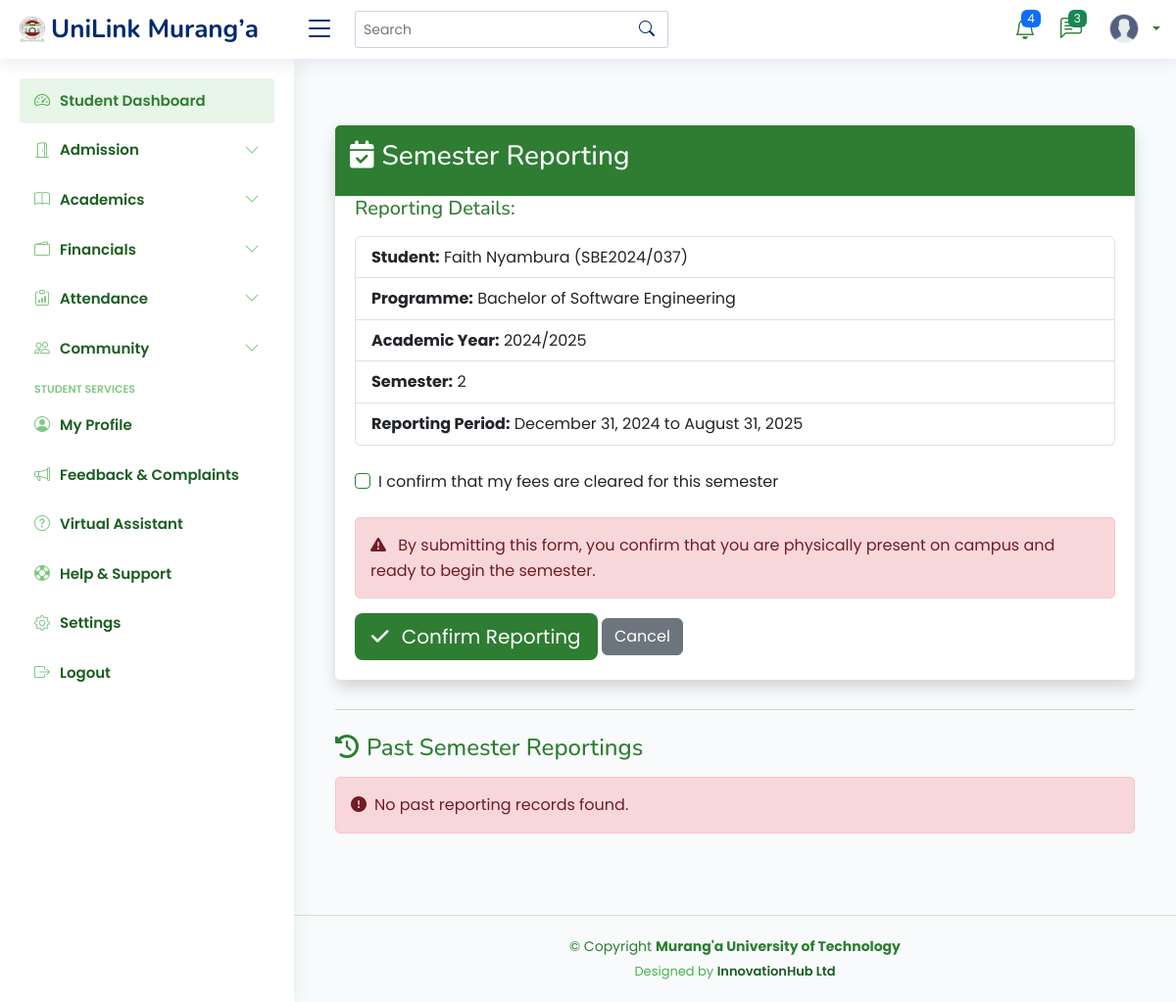
/report/ (signed in), run on an earlier commit of the app's database.
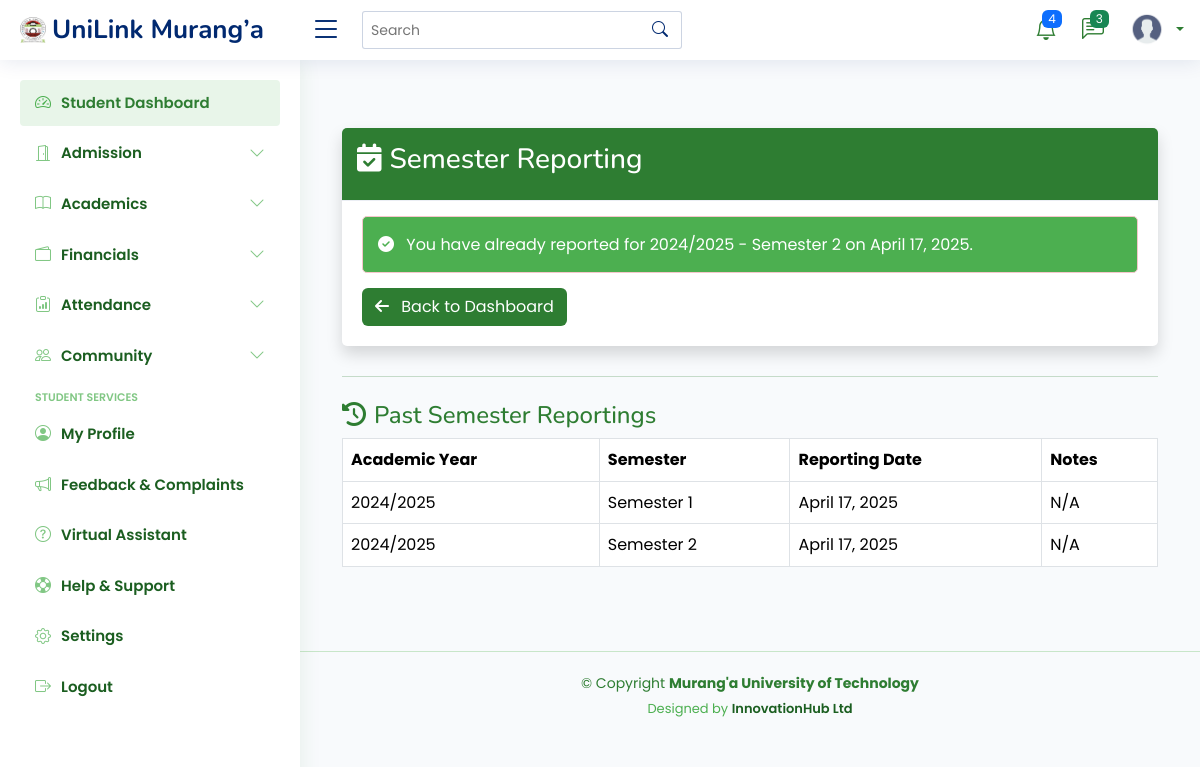
And on a later commit of the database.
### students_portal/models.py (models this page shows, shortened)
class Student(models.Model):
    registration_number = models.CharField(max_length=20, unique=True)
    first_name = models.CharField(max_length=100)
    last_name = models.CharField(max_length=100)
    middle_name = models.CharField(max_length=100, blank=True, null=True)
    id_number = models.CharField(max_length=20, blank=True, null=True)
    profile_picture = models.ImageField(upload_to='lecturer_profiles/', blank=True, null=True)
    programme = models.ForeignKey(Programme, on_delete=models.CASCADE, related_name='students')
    current_year = models.IntegerField()
    current_semester = models.IntegerField()
    date_of_admission = models.DateField()
    expected_graduation_date = models.DateField(blank=True, null=True)
    date_of_birth = models.DateField(blank=True, null=True)
    gender = models.CharField(max_length=10, choices=[
        ('M', 'Male'),
        ('F', 'Female'),
        ('O', 'Other')
    ], blank=True, null=True)
    email = models.EmailField(blank=True, null=True)
    phone_number = models.CharField(max_length=15, blank=True, null=True)
    religion = models.CharField(max_length=50, blank=True, null=True)
    county = models.CharField(max_length=50, blank=True, null=True)
    town = models.CharField(max_length=50, blank=True, null=True)
    postal_address = models.CharField(max_length=100, blank=True, null=True)
    postal_code = models.CharField(max_length=10, blank=True, null=True)
    parent_name = models.CharField(max_length=100, blank=True, null=True)
    parent_phone = models.CharField(max_length=15, blank=True, null=True)
    emergency_contact_name = models.CharField(max_length=100, blank=True, null=True)
    emergency_contact_relationship = models.CharField(max_length=50, blank=True, null=True)
    emergency_contact_phone = models.CharField(max_length=15, blank=True, null=True)
    is_active = models.BooleanField(default=True)
    status = models.CharField(max_length=20, choices=[
        ('active', 'Active'),
        ('inactive', 'Inactive'),
        ('graduated', 'Graduated'),
        ('deferred', 'Deferred'),
        ('suspended', 'Suspended'),
        ('transferred', 'Transferred'),
        ('withdrawn', 'Withdrawn')
    ], default='active')
    entry_mode = models.CharField(max_length=20, choices=[
        ('government_sponsored', 'Government-Sponsored'),
        ('self_sponsored', 'Self-Sponsored'),
        ('parallel', 'Parallel'),
        ('exchange', 'Exchange'),
        ('transfer', 'Transfer')
    ], default='government_sponsored')
    scholarship_info = models.TextField(blank=True, null=True)
    created_at = models.DateTimeField(auto_now_add=True)
    updated_at = models.DateTimeField(auto_now=True)
    def get_full_name(self):
        if self.middle_name:
            return f"{self.first_name} {self.middle_name} {self.last_name}"
        return f"{self.first_name} {self.last_name}"

class Programme(models.Model):
    name = models.CharField(max_length=200)
    code = models.CharField(max_length=20, unique=True)
    department = models.ForeignKey(Department, on_delete=models.CASCADE, related_name='programmes')
    duration_years = models.IntegerField()
    semesters_per_year = models.IntegerField(default=2)
    description = models.TextField(blank=True, null=True)

class Semester(models.Model):
    academic_year = models.ForeignKey(AcademicYear, on_delete=models.CASCADE, related_name='semesters')
    name = models.CharField(max_length=50)
    number = models.IntegerField()  # 1, 2, or 3 depending on programme
    start_date = models.DateField()
    end_date = models.DateField()
    is_current = models.BooleanField(default=False)
    current_week = models.PositiveSmallIntegerField(
        default=1,
    )
    class Meta:
        unique_together = ('academic_year', 'number')

class AcademicYear(models.Model):
    name = models.CharField(max_length=50)
    start_date = models.DateField()
    end_date = models.DateField()
    is_current = models.BooleanField(default=False)

class StudentReporting(models.Model):
    REPORTING_STATUS = (
        ('reported', 'Reported'),
        ('not_reported', 'Not Reported'),
        ('deferred', 'Deferred'),
        ('on_leave', 'On Leave'),
    )
    student = models.ForeignKey(
        'Student',
        on_delete=models.CASCADE,
        related_name='reporting_records',
        verbose_name='Student'
    )
    academic_year = models.ForeignKey(
        'AcademicYear',
        on_delete=models.CASCADE,
        related_name='student_reportings',
        verbose_name='Academic Year'
    )
    programme = models.ForeignKey(
        'Programme',
        on_delete=models.CASCADE,
        related_name='reporting_records',
        verbose_name='Programme'
    )
    semester = models.ForeignKey(
        'Semester',
        on_delete=models.CASCADE,
        related_name='student_reportings',
        verbose_name='Semester'
    )
    reporting_status = models.CharField(
        max_length=20,
        choices=REPORTING_STATUS,
        default='not_reported',
        verbose_name='Reporting Status'
    )
    reporting_date = models.DateField(
        null=True,
        blank=True,
        verbose_name='Reporting Date'
    )
    is_fees_cleared = models.BooleanField(
        default=False,
        verbose_name='Fees Cleared'
    )
    created_at = models.DateTimeField(
        auto_now_add=True,
        verbose_name='Created At'
    )
    updated_at = models.DateTimeField(
        auto_now=True,
        verbose_name='Updated At'
    )
    notes = models.TextField(
        blank=True,
        null=True,
        verbose_name='Administrative Notes'
    )
    class Meta:
        verbose_name = 'Student Reporting'
        verbose_name_plural = 'Student Reporting Records'
        unique_together = ('student', 'academic_year', 'semester')
        ordering = ['-academic_year__start_date', '-semester__number']

### students_portal/views.py (the view, shortened to what this page needs)
# urls.py: path('report/', views.report_for_semester, name='report_for_semester'),
@login_required
def report_for_semester(request):
    try:
        student = Student.objects.get(registration_number=request.user.username)
    except Student.DoesNotExist:
        messages.error(request, "Student record not found")
        return redirect('student_dashboard')
    current_semester = Semester.objects.filter(is_current=True).first()
    if not current_semester:
        messages.error(request, "No active semester found for reporting.")
        return redirect('student_dashboard')
    existing_report = StudentReporting.objects.filter(
        student=student,
        academic_year=current_semester.academic_year,
        semester=current_semester
    ).first()
    past_reportings = StudentReporting.objects.filter(
        student=student
    ).order_by('-reporting_date')
    context = {
        'student': student,
        'current_semester': current_semester,
        'already_reported': existing_report is not None,
        'reporting_record': existing_report,
        'past_reportings': past_reportings,
    }
    return render(request, 'students/report_for_semester.html', context)

### templates/students/report_for_semester.html (shortened to what the changed rows need)
{% extends 'base/base.html' %}
{% block content %}
<div class="container py-5">
    <div class="card border-0 shadow">
        <div class="card-header text-white" style="background-color: #2E7D32;">
        </div>
        <div class="card-body">
            {% if already_reported %}
                <div class="alert alert-success">
                    <i class="fas fa-check-circle me-2"></i>
                    You have already reported for {{ current_semester.academic_year.name }} - Semester {{ current_semester.number }}
                    on {{ reporting_record.reporting_date|date:"F d, Y" }}.
                </div>
                <a href="{% url 'student_dashboard' %}" class="btn" style="background-color: #2E7D32; color: white;">
                    <i class="fas fa-arrow-left me-2"></i> Back to Dashboard
                </a>
            {% else %}
                <div class="reporting-details mb-4">
                    <h5 class="mb-3" style="color: #2E7D32;">Reporting Details:</h5>
                    <ul class="list-group">
                        <li class="list-group-item">
                            <strong>Student:</strong> {{ student.get_full_name }} ({{ student.registration_number }})
                        </li>
                        <li class="list-group-item">
                            <strong>Programme:</strong> {{ student.programme.name }}
                        </li>
                        <li class="list-group-item">
                            <strong>Academic Year:</strong> {{ current_semester.academic_year.name }}
                        </li>
                        <li class="list-group-item">
                            <strong>Semester:</strong> {{ current_semester.number }}
                        </li>
                        <li class="list-group-item">
                            <strong>Reporting Period:</strong>
                            {{ current_semester.start_date|date:"F d, Y" }} to {{ current_semester.end_date|date:"F d, Y" }}
                        </li>
                    </ul>
                </div>
                <form method="post">
                    <div class="form-group form-check mb-4">
                        <input type="checkbox" class="form-check-input" id="fees_cleared" name="fees_cleared" style="border-color: #2E7D32;">
                        <label class="form-check-label" for="fees_cleared">
                            I confirm that my fees are cleared for this semester
                        </label>
                    </div>
                    <div class="alert alert-warning">
                        <i class="fas fa-exclamation-triangle me-2"></i>
                        By submitting this form, you confirm that you are physically present on campus
                        and ready to begin the semester.
                    </div>
                    <button type="submit" class="btn btn-lg" style="background-color: #2E7D32; color: white;">
                        <i class="fas fa-check me-2"></i> Confirm Reporting
                    </button>
                    <a href="{% url 'student_dashboard' %}" class="btn btn-secondary">
                        Cancel
                    </a>
                </form>
            {% endif %}
        </div>
    </div>
    <hr style="border-color: #2E7D32;">
    <h4 class="mt-4" style="color: #2E7D32;"><i class="fas fa-history me-2"></i>Past Semester Reportings</h4>
    {% if past_reportings %}
        <div class="table-responsive">
            <table class="table table-bordered">
                <thead style="background-color: #2E7D32; color: white;">
                    <tr>
                        <th>Academic Year</th>
                        <th>Semester</th>
                        <th>Reporting Date</th>
                        <th>Notes</th>
                    </tr>
                </thead>
                <tbody>
                    {% for report in past_reportings %}
                        <tr>
                            <td>{{ report.academic_year.name }}</td>
                            <td>{{ report.semester.name }}</td>
                            <td>{{ report.reporting_date|date:"F d, Y" }}</td>
                            <td>{{ report.notes|default:"N/A" }}</td>
                        </tr>
                    {% endfor %}
                </tbody>
            </table>
        </div>
    {% else %}
        <div class="alert alert-warning">
            <i class="fas fa-exclamation-circle me-2"></i>No past reporting records found.
        </div>
    {% endif %}
</div>
{% endblock %}

What changed in the data, as far as the page shows it:
no longer on this page (row edited): Student: get_full_name "Faith Nyambura", registration_number "SBE2024/037", programme.name "Bachelor of Software Engineering"
shown differently, row unchanged: Semester: start_date "December 31, 2024" → (not shown); end_date "August 31, 2025" → (not shown)
added StudentReporting: reporting_date "April 17, 2025", academic_year.name "2024/2025", semester.name "Semester 2", notes "N/A"
added StudentReporting: academic_year.name "2024/2025", semester.name "Semester 1", reporting_date "April 17, 2025", notes "N/A"
Also different on the page:
form field fees_cleared: "☐" → (not shown)
text no longer shown: "Reporting Details: Student: ( ) Programme: Academic Year: Semester: Reporting Period: to I confirm that my fees are cleared for this semester By submitting this form, you confirm that you are physically present on campus and ready to begin the semester. Confirm Reporting Cancel No past reporting records found."
text now shown: "You have already reported for - Semester on . Back to Dashboard Academic Year Semester Reporting Date Notes"
